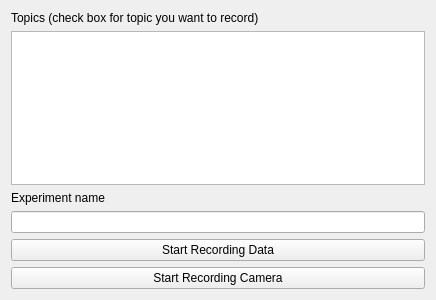
<?xml version="1.0" encoding="UTF-8"?>
<ui version="4.0">
 <class>MyGUI</class>
 <widget class="QWidget" name="MyGUI">
  <property name="geometry">
   <rect>
    <x>0</x>
    <y>0</y>
    <width>436</width>
    <height>300</height>
   </rect>
  </property>
  <property name="sizePolicy">
   <sizepolicy hsizetype="Preferred" vsizetype="Fixed">
    <horstretch>0</horstretch>
    <verstretch>0</verstretch>
   </sizepolicy>
  </property>
  <property name="focusPolicy">
   <enum>Qt::ClickFocus</enum>
  </property>
  <property name="windowTitle">
   <string> BARC Experiment </string>
  </property>
  <layout class="QVBoxLayout" name="verticalLayout">
   <item>
    <widget class="QLabel" name="label">
     <property name="text">
      <string>Topics (check box for topic you want to record)</string>
     </property>
    </widget>
   </item>
   <item>
    <widget class="QListWidget" name="listview_topics"/>
   </item>
   <item alignment="Qt::AlignLeft">
    <widget class="QLabel" name="label_experiment">
     <property name="sizePolicy">
      <sizepolicy hsizetype="Maximum" vsizetype="Minimum">
       <horstretch>0</horstretch>
       <verstretch>0</verstretch>
      </sizepolicy>
     </property>
     <property name="text">
      <string>Experiment name</string>
     </property>
     <property name="alignment">
      <set>Qt::AlignBottom|Qt::AlignLeading|Qt::AlignLeft</set>
     </property>
    </widget>
   </item>
   <item>
    <widget class="QLineEdit" name="experiment_name">
     <property name="sizePolicy">
      <sizepolicy hsizetype="Preferred" vsizetype="Fixed">
       <horstretch>0</horstretch>
       <verstretch>0</verstretch>
      </sizepolicy>
     </property>
     <property name="maximumSize">
      <size>
       <width>16777215</width>
       <height>16777215</height>
      </size>
     </property>
     <property name="alignment">
      <set>Qt::AlignLeading|Qt::AlignLeft|Qt::AlignTop</set>
     </property>
    </widget>
   </item>
   <item>
    <widget class="QPushButton" name="pushbutton_record">
     <property name="sizePolicy">
      <sizepolicy hsizetype="Preferred" vsizetype="Fixed">
       <horstretch>0</horstretch>
       <verstretch>0</verstretch>
      </sizepolicy>
     </property>
     <property name="text">
      <string>Start Recording Data</string>
     </property>
    </widget>
   </item>
   <item>
    <widget class="QPushButton" name="pushbutton_record_video">
     <property name="sizePolicy">
      <sizepolicy hsizetype="Preferred" vsizetype="Fixed">
       <horstretch>0</horstretch>
       <verstretch>0</verstretch>
      </sizepolicy>
     </property>
     <property name="text">
      <string>Start Recording Camera</string>
     </property>
    </widget>
   </item>
  </layout>
 </widget>
 <resources/>
 <connections/>
</ui>
